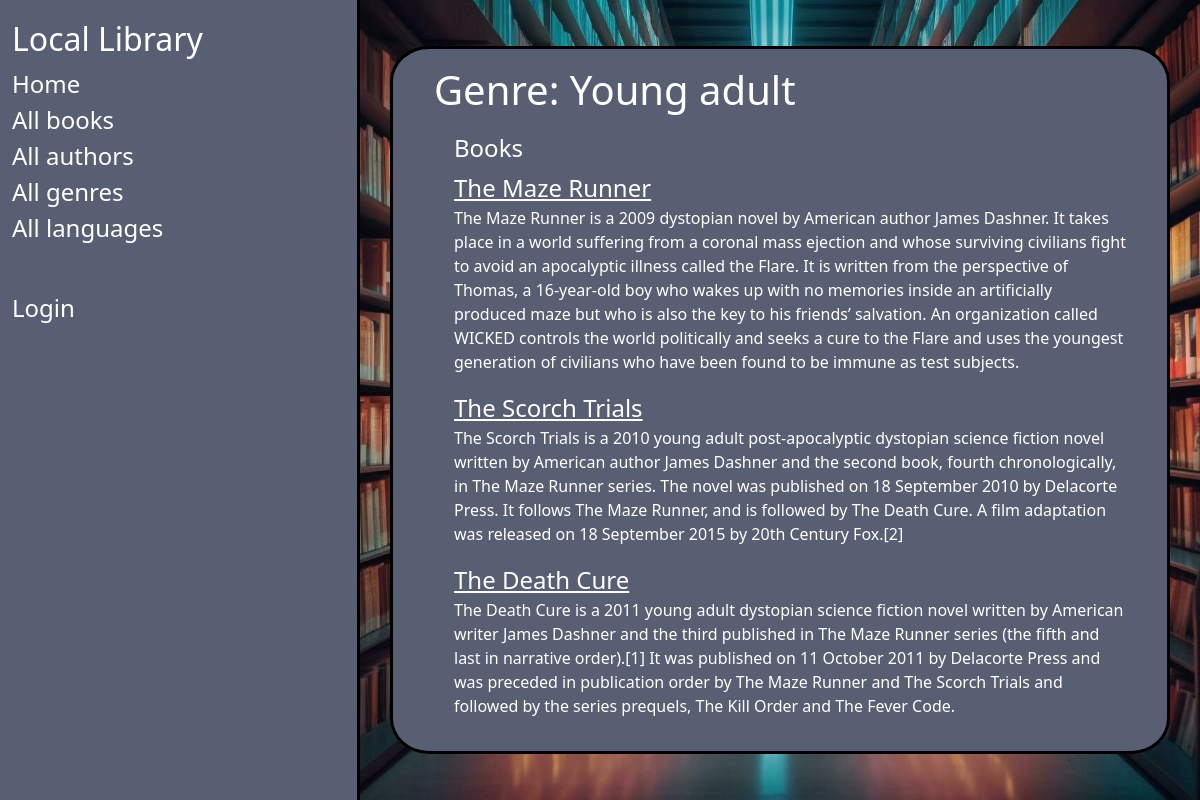
Page /catalog/genre/1 on the committed database.
### catalog/models.py (models this page shows, shortened)
class Genre(models.Model):
    name = models.CharField(
        max_length=200,
        unique=True,
        help_text="Enter a book genre (e.g. Science Fiction, French Poetry etc.)"
    )
    class Meta:
        constraints = [
            UniqueConstraint(
                Lower('name'),
                name='genre_name_case_insensitive_unique',
                violation_error_message = "Genre already exists (case insensitive match)"
            ),
        ]

class Book(models.Model):
    title = models.CharField(max_length=200)
    author = models.ForeignKey('Author', on_delete=models.RESTRICT, null=True)
    summary = models.TextField(
        max_length=1000, help_text="Enter a brief description of the book")
    isbn = models.CharField('ISBN', max_length=13,
                            unique=True,
                            help_text='13 Character <a href="https://www.isbn-international.org/content/what-isbn'
                                      '">ISBN number</a>')
    genre = models.ManyToManyField(
        Genre, help_text="Select a genre for this book")
    language = models.ForeignKey(
        'Language', on_delete=models.SET_NULL, null=True)
    def get_absolute_url(self):
        return reverse('book-detail', args=[str(self.id)])
    def display_genre(self):
        """Create a string for the Genre. This is required to display genre in Admin."""
        return ', '.join(genre.name for genre in self.genre.all()[:3])
    display_genre.short_description = 'Genre'

### catalog/views.py (the view)
# urls.py: path('genre/<int:pk>', views.GenreDetailView.as_view(), name='genre-detail'),
class GenreDetailView(generic.DetailView):
    model = Genre
    def get_context_data(self, **kwargs):
        context = super().get_context_data(**kwargs)
        genre = self.get_object
        context['books'] = Book.objects.filter(genre=self.object)
        return context

### catalog/templates/catalog/genre_detail.html (shortened to what this page needs)
{% extends "base_generic.html" %}
{% block content %}
  <h1>Genre: {{ genre.name }}</h1>
  <div style="margin-left:20px;margin-top:20px;height:fit-content">
    <h4>Books</h4>
    {% for book in genre.book_set.all %}
    <p>
      <a href="{{ book.get_absolute_url }}">{{ book.title }}</a>
      <br>{{book.summary}}
    </p>
    {% endfor %}
  </div>
{% endblock %}
{% block sidebar %}
  {{ block.super }}
{% endblock %}

### catalog/static/css/styles.css (style rules this page uses)
a, li { font-size: x-large; }
div { height: 100vh; }
.main a { color: black; }
.inherit a, .inherit hr, .inherit text, .inherit p, .inherit li, .inherit h1, .inherit h2, .inherit h3, .inherit h4 { color: white; }

### rows in the picture
Genre: name "Young adult"
Book: title "The Maze Runner", summary "The Maze Runner is a 2009 dystopian novel by American author James Dashner. It takes place in a world suffering from a coronal mass ejection and whose surviving civilians fight to avoid an apocalyptic illness called the Flare. It is written from the perspective of Thomas, a 16-year-old boy who wakes up with no memories inside an artificially produced maze but who is also the key to his friends’ salvation. An organization called WICKED controls the world politically and seeks a cure to the Flare and uses the youngest generation of civilians who have been found to be immune as test subjects."
Book: title "The Scorch Trials", summary "The Scorch Trials is a 2010 young adult post-apocalyptic dystopian science fiction novel written by American author James Dashner and the second book, fourth chronologically, in The Maze Runner series. The novel was published on 18 September 2010 by Delacorte Press. It follows The Maze Runner, and is followed by The Death Cure. A film adaptation was released on 18 September 2015 by 20th Century Fox.[2]"
Book: title "The Death Cure", summary "The Death Cure is a 2011 young adult dystopian science fiction novel written by American writer James Dashner and the third published in The Maze Runner series (the fifth and last in narrative order).[1] It was published on 11 October 2011 by Delacorte Press and was preceded in publication order by The Maze Runner and The Scorch Trials and followed by the series prequels, The Kill Order and The Fever Code."
